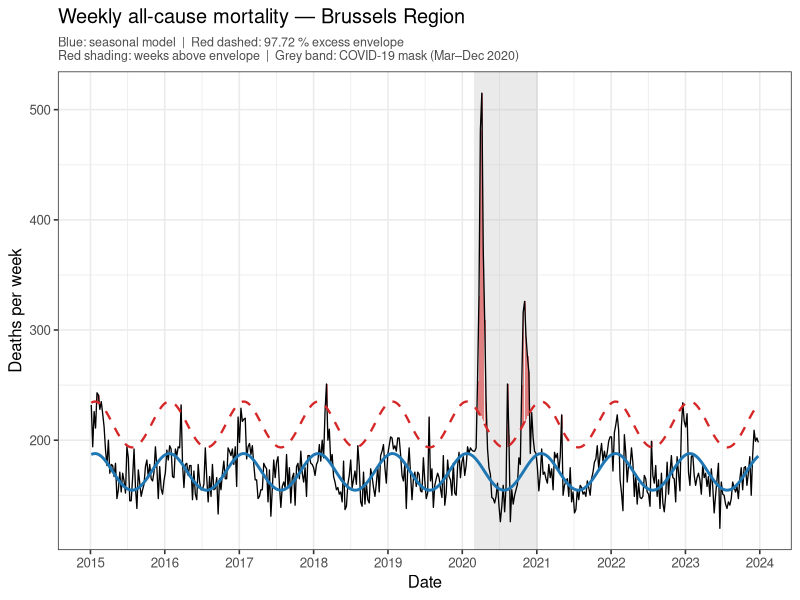

Here is the R script that generated this plot:
# Excess mortality analysis – Brussels Region
# Model: log(deaths) ~ constant + annual harmonic
# Envelope: 97.72nd percentile of residuals (≈ +2 SD)
# COVID mask: March 2020 – December 2020 (excluded from fit & residual quantile)

library(ggplot2)

# ── 1. Load & prepare ─────────────────────────────────────────────────────────
df <- read.csv("df_mortality_brussels.csv", sep = ";", header = TRUE,
               col.names = c("week", "deaths"))

df$date <- as.Date(df$week, format = "%d-%m-%y")
df      <- df[order(df$date), ]
df$t    <- seq_len(nrow(df))          # integer week index

# ── 2. COVID mask ─────────────────────────────────────────────────────────────
covid_start <- as.Date("2020-03-01")
covid_end   <- as.Date("2020-12-31")
df$covid    <- df$date >= covid_start & df$date <= covid_end

# ── 3. Log-transform & annual harmonic terms ──────────────────────────────────
T_weeks       <- 365.25 / 7          # ≈ 52.18 weeks per year
df$log_deaths <- log(df$deaths)
df$sin1       <- sin(2 * pi * df$t / T_weeks)
df$cos1       <- cos(2 * pi * df$t / T_weeks)

# ── 4. Fit model on non-COVID weeks only ──────────────────────────────────────
train <- df[!df$covid, ]
model <- lm(log_deaths ~ sin1 + cos1, data = train)
cat("Model summary:\n"); print(summary(model))

# ── 5. Predict for all weeks & compute excess envelope ────────────────────────
df$fitted_log <- predict(model, newdata = df)

# Residuals on training weeks only
train_resid <- df$log_deaths[!df$covid] - df$fitted_log[!df$covid]
thresh      <- quantile(train_resid, 0.9772)
cat(sprintf("\n97.72th percentile of residuals (log scale): %.4f\n", thresh))

df$envelope_log <- df$fitted_log + thresh

# Back-transform to counts
df$fitted   <- exp(df$fitted_log)
df$envelope <- exp(df$envelope_log)

# ── 6. Flag excess weeks ──────────────────────────────────────────────────────
df$excess <- df$deaths > df$envelope

cat(sprintf("Excess weeks (outside COVID mask): %d\n",
            sum(df$excess & !df$covid)))
cat(sprintf("Excess weeks (inside COVID mask):  %d\n",
            sum(df$excess &  df$covid)))

# ── 7. Plot ───────────────────────────────────────────────────────────────────
p <- ggplot(df, aes(x = date)) +

  # COVID exclusion band
  annotate("rect",
           xmin = covid_start, xmax = covid_end + 6,
           ymin = -Inf, ymax = Inf,
           fill = "#BBBBBB", alpha = 0.30) +

  # Excess mortality shading — one rect per week to avoid cross-gap polygons
  geom_rect(data = df[df$excess, ],
            aes(xmin = date, xmax = date + 6, ymin = envelope, ymax = deaths),
            fill = "#D62728", alpha = 0.55, inherit.aes = FALSE) +

  # Observed deaths
  geom_line(aes(y = deaths), colour = "black", linewidth = 0.45) +

  # Seasonal model (back-transformed)
  geom_line(aes(y = fitted), colour = "#1F77B4", linewidth = 1.0) +

  # 97.72 % excess envelope
  geom_line(aes(y = envelope), colour = "#D62728",
            linetype = "dashed", linewidth = 0.8) +

  labs(
    title    = "Weekly all-cause mortality — Brussels Region",
    subtitle = paste0(
      "Blue: seasonal model  |  Red dashed: 97.72 % excess envelope\n",
      "Red shading: weeks above envelope  |  Grey band: COVID-19 mask (Mar\u2013Dec 2020)"
    ),
    x = "Date",
    y = "Deaths per week"
  ) +
  scale_x_date(date_breaks = "1 year", date_labels = "%Y") +
  theme_bw(base_size = 12) +
  theme(plot.subtitle = element_text(size = 9, colour = "grey30"))

ggsave("excess_mortality_brussels.png", plot = p,
       width = 12, height = 5, dpi = 150)
cat("\nPlot saved to excess_mortality_brussels.png\n")
